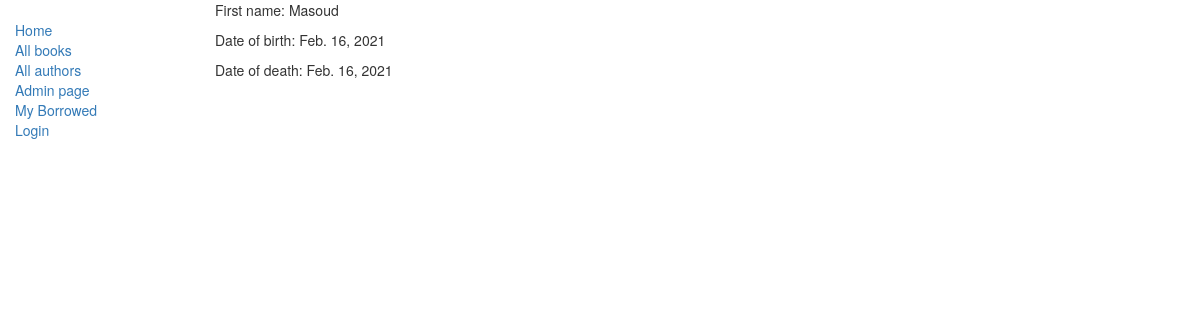
The app's page /catalog/author/1 with its own data.
### catalog/models.py (models this page shows, shortened)
class Author(models.Model):
    first_name = models.CharField(max_length=100)
    last_name = models.CharField(max_length=100)
    date_of_birth = models.DateField(null=True, blank=True)
    date_of_death = models.DateField('Died', null=True, blank=True)

### catalog/views.py (the view)
# urls.py: re_path(r'^author/(?P<pk>\d+)$', views.AuthorDetailView.as_view(), name='author-detail'),
class AuthorDetailView(generic.DetailView):
    model = models.Author
    template_name = 'catalog/author_detail.html'

### catalog/templates/catalog/author_detail.html
{% extends "catalog/base_generic.html" %}
{% block content %}
  <p>First name: {{ author.first_name }} </p>
  <p>Date of birth: {{ author.date_of_birth}} </p>
  <p>Date of death: {{ author.date_of_death}} </p>
{% endblock %}

### records on screen
Author: first_name "Masoud", date_of_birth "Feb. 16, 2021", date_of_death "Feb. 16, 2021"
